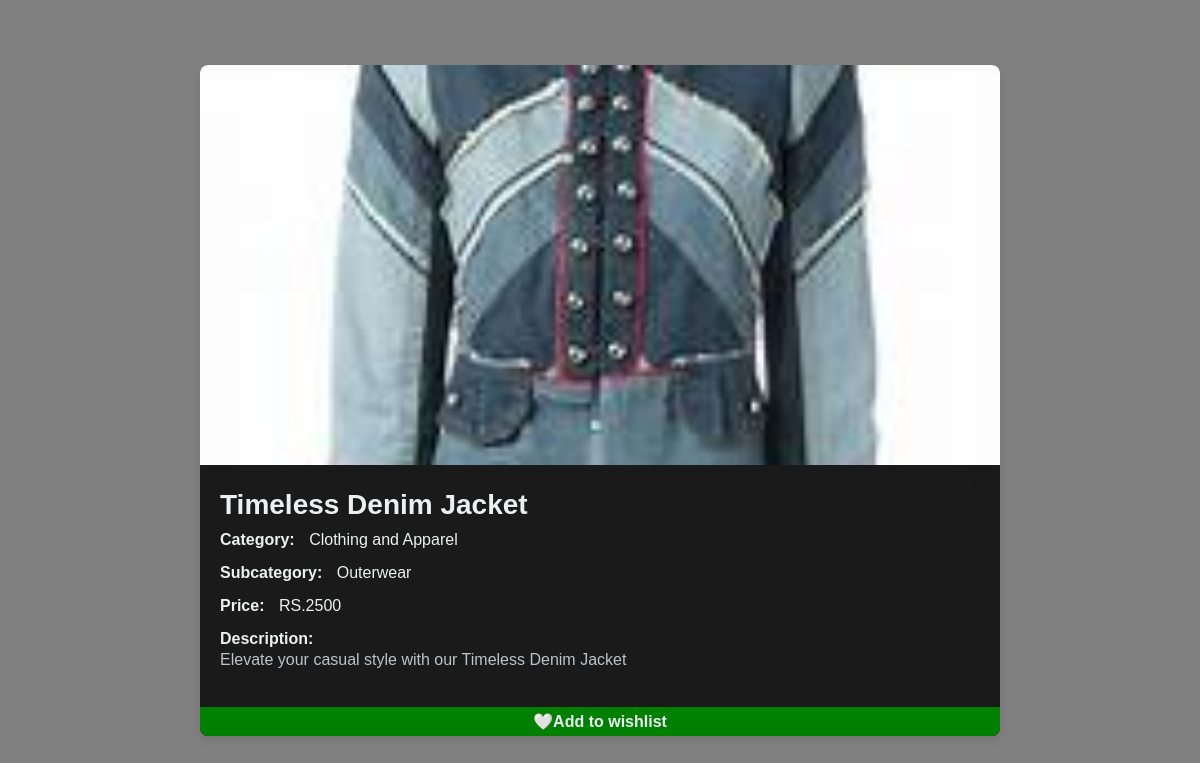
Screenshot of /viewproduct/21/ (signed in) with the database file from the repository.
### ecommerceapp/models.py (models this page shows, shortened)
class Product(models.Model):
    product_id = models.AutoField
    product_name = models.CharField(max_length=100)
    category = models.CharField(max_length=100, default="")
    subcategory = models.CharField(max_length=50, default="")
    price = models.IntegerField(default=0)
    desc = models.CharField(max_length=300)
    image = models.ImageField(upload_to='images/images')

### ecommerceapp/views.py (the view)
# urls.py: path('viewproduct/<id>/',views.viewproduct,name='viewproduct'),
def viewproduct(request,id):
    if not request.user.is_authenticated:
        return redirect('/auth/login')
    product=Product.objects.get(pk=id);
    qset=WishList.objects.filter(product=Product.objects.get(pk=id),user=request.user)
    print(len(qset))
    boolean=False
    if len(qset)!=0:
        boolean=True
        print("True")
    return render(request,'viewproduct.html',{'product':product,'boolean':boolean})

### templates/viewproduct.html (shortened to what this page needs)
<!DOCTYPE html>
<html lang="en">
<head>
</head>
<body>
<div class="container">
    <div class="product-card">
        <div class="product-image">
            <img src="{{ product.image.url }}" alt="{{ product.product_name }}">
        </div>
        <div class="product-info">
            <h1>{{ product.product_name }}</h1>
            <div class="info-item">
                <span class="info-label">Category:</span>
                <span>{{ product.category }}</span>
            </div>
            <div class="info-item">
                <span class="info-label">Subcategory:</span>
                <span>{{ product.subcategory }}</span>
            </div>
            <div class="info-item">
                <span class="info-label">Price:</span>
                <span>RS.{{ product.price }}</span>
            </div>
            <div class="info-item">
                <span class="info-label">Description:</span>
                <p>{{ product.desc }}</p>
            </div>
        </div>
    </div>
    <div class="wishlist-container">
        {% if boolean %}
            <a href="{% url "remove_from_wishlist" product.id %}">
                ❤️Remove from wishlist
            </a>
        {% else %}
            <a href="{% url "add_to_wishlist" product.id %}">
                🤍Add to wishlist
            </a>
        {% endif %}
    </div>
</div>
</body>
</html>

### rows the page displays
Product: image (picture), product_name "Timeless Denim Jacket", category "Clothing and Apparel", subcategory "Outerwear", price "2500", desc "Elevate your casual style with our Timeless Denim Jacket"
